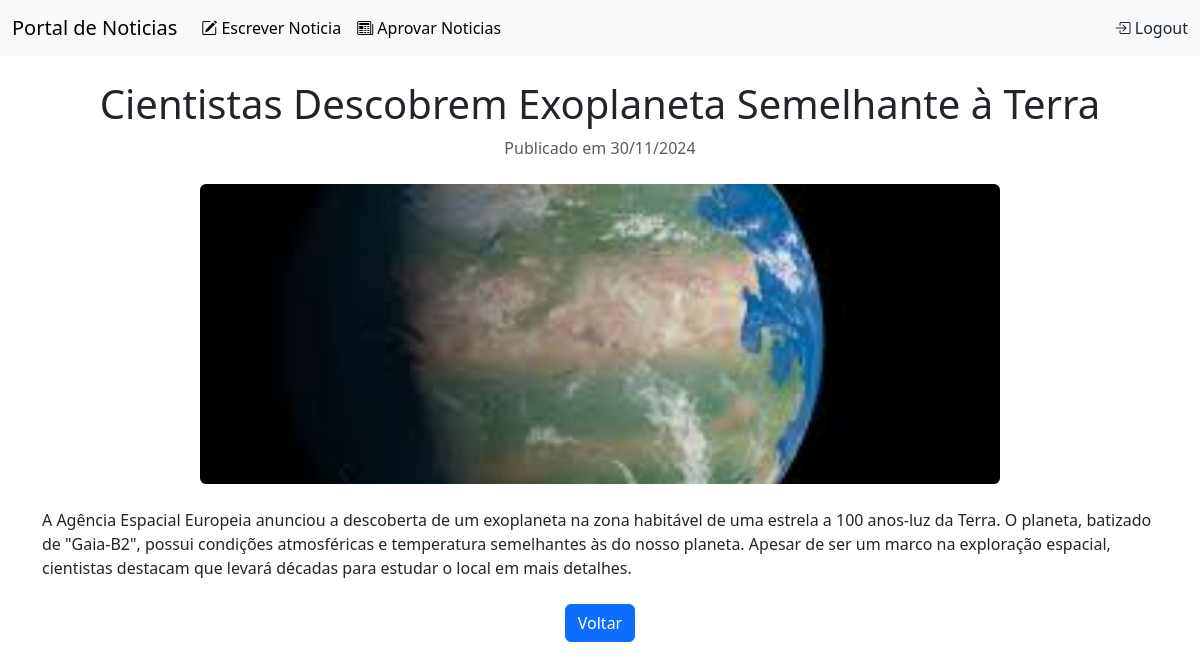
The app's page /paginas/read.php/?id=22 (signed in) with its own data.
### tables this page shows
CREATE TABLE `noticias` (
  `id` int(4) NOT NULL,
  `titulo` varchar(255) NOT NULL,
  `descricao` varchar(255) NOT NULL,
  `corpo` text NOT NULL,
  `imagem` varchar(255) DEFAULT NULL,
  `publicacao` date NOT NULL,
  `aprovado` tinyint(1) NOT NULL
);

### paginas/read.php (the view, shortened to what this page needs)
<!DOCTYPE html>
<html lang="pt-BR">
<head>
    <link href="https://cdn.jsdelivr.net/npm/bootstrap@5.3.3/dist/css/bootstrap.min.css" rel="stylesheet"
>
    <link rel="stylesheet" href="https://cdn.jsdelivr.net/npm/bootstrap-icons@1.11.3/font/bootstrap-icons.min.css">
</head>
<body>
    <?php
        include 'header.php';
        include '../script/db_conn.php';
        $id = intval($_GET['id']);
        $sql_query = $conn->query("SELECT * FROM noticias WHERE id = $id");
        $noticia = $sql_query->fetch_assoc();
        list($ano, $mes, $dia) = explode("-", $noticia['publicacao']);
    ?>
    <div class="container my-4">
        <header class="mb-4">
            <h1 class="text-center"><?php echo $noticia['titulo']?></h1>
            <p class="text-center text-muted">Publicado em <?php echo $dia.'/'.$mes.'/'.$ano;?></p>
        </header>
        <div class="text-center mb-4">
            <img src="/noticias-php<?php echo $noticia['imagem'];?>" class="img-fluid rounded" alt="Imagem da notícia" style="width: 800px; height: 300px; object-fit: cover;" >
        </div>
        <article>
           <?php echo '<p>'.$noticia['corpo'].'</p>'?>
        </article>
        <div class="text-center mt-4">
            <a href="<?php if(isset($_SESSION['login'])) {echo "/noticias-php/paginas/approval-list.php";} else {echo "/noticias-php/paginas/index.php";}?>" class="btn btn-primary">Voltar</a>
        </div>
    </div>
</body>
</html>

### records on screen
noticias: titulo "Cientistas Descobrem Exoplaneta Semelhante à Terra", imagem (picture), corpo "A Agência Espacial Europeia anunciou a descoberta de um exoplaneta na zona habitável de uma estrela a 100 anos-luz da Terra. O planeta, batizado de \"Gaia-B2\", possui condições atmosféricas e temperatura semelhantes às do nosso planeta. Apesar de ser um marco na exploração espacial, cientistas destacam que levará décadas para estudar o local em mais detalhes."

### other values on screen
$dia "30"
$mes "11"
$ano "2024"
